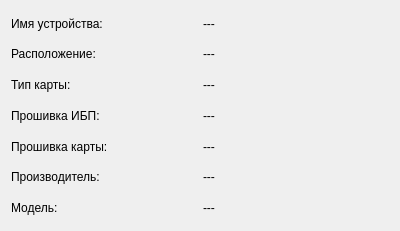
<?xml version="1.0" encoding="UTF-8"?>
<ui version="4.0">
 <class>SnmpIdentWidget</class>
 <widget class="QWidget" name="SnmpIdentWidget">
  <property name="geometry">
   <rect>
    <x>0</x>
    <y>0</y>
    <width>400</width>
    <height>231</height>
   </rect>
  </property>
  <property name="windowTitle">
   <string>Form</string>
  </property>
  <layout class="QGridLayout" name="gridLayout">
   <item row="4" column="0">
    <widget class="QLabel" name="titleAgentFwVersion">
     <property name="text">
      <string>Прошивка карты:</string>
     </property>
    </widget>
   </item>
   <item row="5" column="1">
    <widget class="QLabel" name="labelManufacturer">
     <property name="text">
      <string>---</string>
     </property>
    </widget>
   </item>
   <item row="0" column="0">
    <widget class="QLabel" name="titleSysName">
     <property name="text">
      <string>Имя устройства:</string>
     </property>
    </widget>
   </item>
   <item row="3" column="0">
    <widget class="QLabel" name="titleFwVersion">
     <property name="text">
      <string>Прошивка ИБП:</string>
     </property>
    </widget>
   </item>
   <item row="1" column="0">
    <widget class="QLabel" name="titleSysLocation">
     <property name="text">
      <string>Расположение:</string>
     </property>
    </widget>
   </item>
   <item row="0" column="1">
    <widget class="QLabel" name="labelSysName">
     <property name="text">
      <string>---</string>
     </property>
    </widget>
   </item>
   <item row="5" column="0">
    <widget class="QLabel" name="titleManufacturer">
     <property name="text">
      <string>Производитель:</string>
     </property>
    </widget>
   </item>
   <item row="6" column="0">
    <widget class="QLabel" name="titleModel">
     <property name="text">
      <string>Модель:</string>
     </property>
    </widget>
   </item>
   <item row="3" column="1">
    <widget class="QLabel" name="labelFwVersion">
     <property name="text">
      <string>---</string>
     </property>
    </widget>
   </item>
   <item row="6" column="1">
    <widget class="QLabel" name="labelModel">
     <property name="text">
      <string>---</string>
     </property>
    </widget>
   </item>
   <item row="4" column="1">
    <widget class="QLabel" name="labelAgentFwVersion">
     <property name="text">
      <string>---</string>
     </property>
    </widget>
   </item>
   <item row="2" column="1">
    <widget class="QLabel" name="labelCardType">
     <property name="text">
      <string>---</string>
     </property>
    </widget>
   </item>
   <item row="2" column="0">
    <widget class="QLabel" name="titleCardType">
     <property name="text">
      <string>Тип карты:</string>
     </property>
    </widget>
   </item>
   <item row="1" column="1">
    <widget class="QLabel" name="labelSysLocation">
     <property name="text">
      <string>---</string>
     </property>
    </widget>
   </item>
  </layout>
 </widget>
 <resources/>
 <connections/>
</ui>
